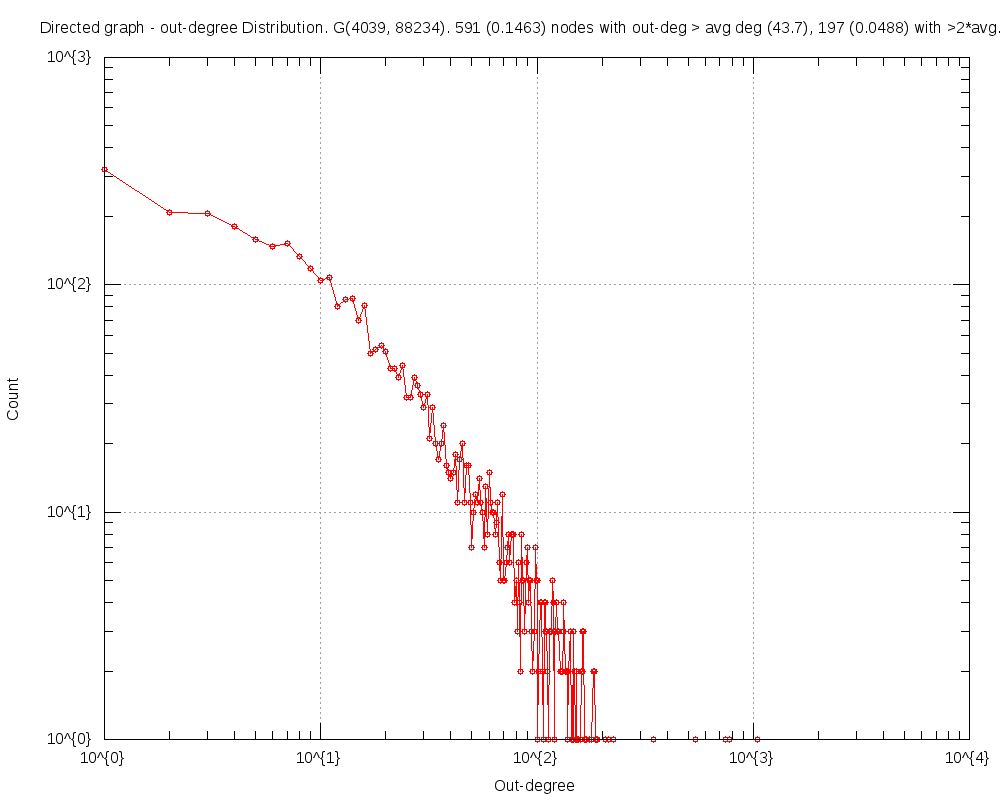

Reproduce this figure in gnuplot.
#
# Directed graph - out-degree Distribution. G(4039, 88234). 591 (0.1463) nodes with out-deg > avg deg (43.7), 197 (0.0488) with >2*avg.deg (Sun Aug  7 14:19:57 2016)
#

set title "Directed graph - out-degree Distribution. G(4039, 88234). 591 (0.1463) nodes with out-deg > avg deg (43.7), 197 (0.0488) with >2*avg.deg"
set key bottom right
set logscale xy 10
set format x "10^{%L}"
set mxtics 10
set format y "10^{%L}"
set mytics 10
set grid
set xlabel "Out-degree"
set ylabel "Count"
set tics scale 2
set terminal png size 1000,800
set output 'outDeg.fbgraph.png'
plot 	"outDeg.fbgraph.tab" using 1:2 title "" with linespoints pt 6
